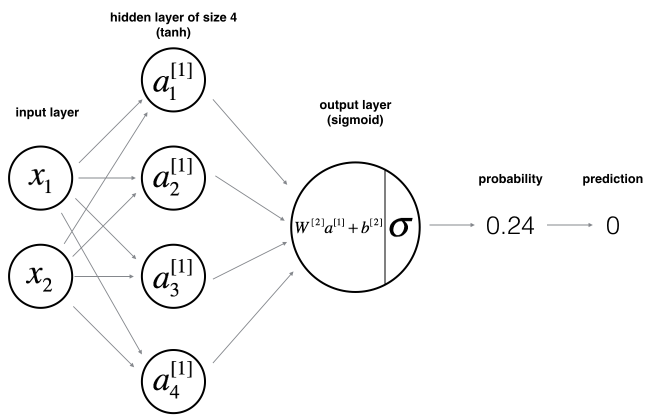
#> input picture machineLearningTheory/myNumpy/one_layer_planar_data_classification/classification_kiank.png, 1298 x 838 px (shown at 1/2 size)
$ python 1_layer_multiple_units_1_output_layer.py
#> lines starting #> are read from the running program, lines starting #| are printed output that depends on the picture
### machineLearningTheory/myNumpy/imageNp.py
"""This module manipulate images in numpy"""

import matplotlib.pyplot as plt
import imageio


def getImageNpArray(imagePath):
    """Get the image as a numpy array

    The image is of shape (Height, Width, Channels)

    Args:
        imagePath: A path to an image

    Returns:
        imageNp: A vector of shape (Height, Width, Channels)
    """
#> called with imagePath = 'classification_kiank.png'

    imageNp = imageio.imread(imagePath)
#> imageNp is the input picture: shape (838, 1298, 4); mean R, G, B, A 247.9, 247.9, 247.9, 255
#| (838, 1298, 4)
#> call 2 of getImageNpArray, with imagePath = 'grad_summary.png'
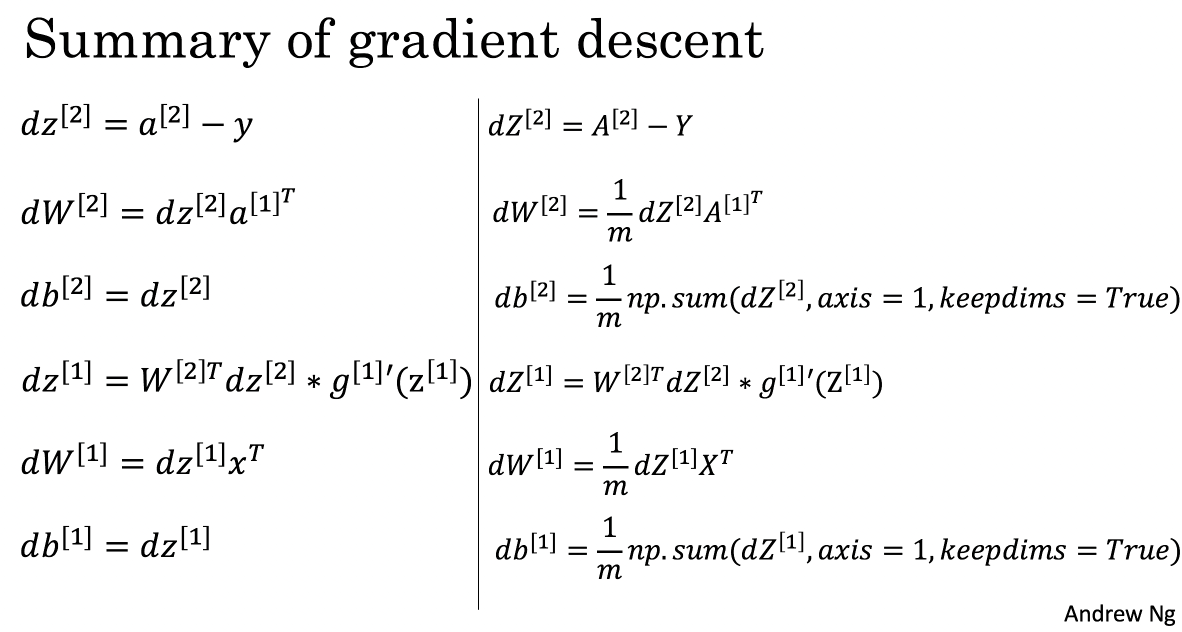
#> input picture machineLearningTheory/myNumpy/one_layer_planar_data_classification/grad_summary.png, 2364 x 1264 px (shown at 1/2 size)
#> in getImageNpArray, imageNp is the input picture: shape (1264, 2364, 4); mean R, G, B, A 244.7, 244.7, 244.7, 255
#> call 3 of getImageNpArray, with imagePath = 'sgd.gif'
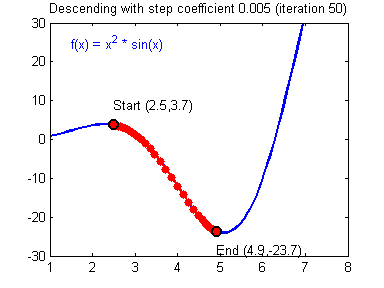
#> input picture machineLearningTheory/myNumpy/one_layer_planar_data_classification/sgd.gif, 384 x 288 px
#> in getImageNpArray, imageNp is the input picture: shape (288, 384, 3); mean R, G, B 246.6, 244.3, 246.3
#> call 4 of getImageNpArray, with imagePath = 'sgd_bad.gif'
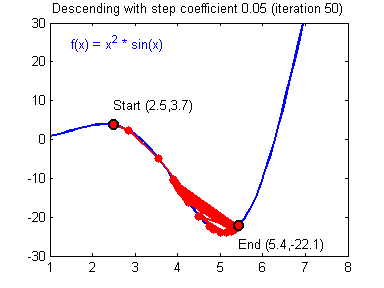
#> input picture machineLearningTheory/myNumpy/one_layer_planar_data_classification/sgd_bad.gif, 384 x 288 px
#> in getImageNpArray, imageNp is the input picture: shape (288, 384, 3); mean R, G, B 246.6, 243.2, 245.3
    return imageNp


def drawImageWithNpArray(imageNp):
    """ Draw the image

    Args:
        imageNp: A np array of an image (Height, Width, Channels)

    Returns:
    """

    plt.imshow(imageNp)
    plt.show()


# [25 lines left out: functions image2vector, imageSet2vectorSet, not called in this run]


# [5 lines that do not run on import are left out]

### machineLearningTheory/myNumpy/one_layer_planar_data_classification/planar_utils.py
#!/usr/bin/env python3
# -*- coding: utf-8 -*-
"""
Created on Sat Mar  9 22:56:21 2019

@author: julien
"""

import matplotlib.pyplot as plt
import numpy as np
import sklearn
import sklearn.datasets
import sklearn.linear_model

def plot_decision_boundary(model, X, y):
    # Set min and max values and give it some padding
    x_min, x_max = X[0, :].min() - 1, X[0, :].max() + 1
    y_min, y_max = X[1, :].min() - 1, X[1, :].max() + 1
    h = 0.01
    # Generate a grid of points with distance h between them
    xx, yy = np.meshgrid(np.arange(x_min, x_max, h), np.arange(y_min, y_max, h))
    # Predict the function value for the whole grid
    Z = model(np.c_[xx.ravel(), yy.ravel()])
    Z = Z.reshape(xx.shape)
    # Plot the contour and training examples
    plt.contourf(xx, yy, Z, cmap=plt.cm.Spectral)
    plt.ylabel('x2')
    plt.xlabel('x1')
    plt.scatter(X[0, :], X[1, :], c=y[0, :], cmap=plt.cm.Spectral)


# [12 lines left out: function sigmoid, not called in this run]

def load_planar_dataset():
    """
    Load a dataset

    Args:

    Returns:
        X:
        Y:
    """
    np.random.seed(1)
    m = 400 # number of examples
    N = int(m/2) # number of points per class
    D = 2 # dimensionality
    X = np.zeros((m,D)) # data matrix where each row is a single example
    Y = np.zeros((m,1), dtype='uint8') # labels vector (0 for red, 1 for blue)
    a = 4 # maximum ray of the flower

    for j in range(2):
        # j=0 then ix=range(0, 200)
        # j=1 then ix=range(200, 400)
        ix = range(N*j,N*(j+1))
        # Return evenly spaced numbers over a specified interval.
        t = np.linspace(j*3.12,(j+1)*3.12,N) + np.random.randn(N)*0.2 # theta
        r = a*np.sin(4*t) + np.random.randn(N)*0.2 # radius
        X[ix] = np.c_[r*np.sin(t), r*np.cos(t)]
        Y[ix] = j

    X = X.T
    Y = Y.T

    return X, Y

# [9 lines left out: function load_extra_datasets, not called in this run]

# [3 lines that do not run on import are left out]

### machineLearningTheory/myNumpy/one_layer_planar_data_classification/testCases_v2.py
#!/usr/bin/env python3
# -*- coding: utf-8 -*-

import numpy as np

# [5 lines left out: function layer_sizes_test_case, not called in this run]

def initialize_parameters_test_case():
    n_x, n_h, n_y = 2, 4, 1
    return n_x, n_h, n_y


# [106 lines left out: functions forward_propagation_test_case, compute_cost_test_case, backward_propagation_test_case, update_parameters_test_case, nn_model_test_case, predict_test_case, not called in this run]

### machineLearningTheory/myNumpy/one_layer_planar_data_classification/1_layer_multiple_units_1_output_layer.py
#!/usr/bin/env python3
# -*- coding: utf-8 -*-
import planar_utils as planarUtils
import testCases_v2 as testCases
import imageNp as imgNp
"""
Created on Fri Mar  8 23:41:21 2019

@author: julien
"""

# Package imports
import numpy as np
import matplotlib.pyplot as plt
import sys
import os
sys.path.append(os.path.abspath('..'))


def layer_sizes(X, Y):
    """
    Arguments:
        X: input dataset of shape (input size, number of examples)
        Y: labels of shape (output size, number of examples)

    Returns:
        n_x: the size of the input layer
        n_h: the size of the hidden layer
        n_y: the size of the output layer
    """

    n_x = X.shape[0]  # size of input layer
    n_y = Y.shape[0]  # size of output layer

    return (n_x, n_y)


def initialize_parameters(n_x, n_h, n_y):
    """
    Args:
        n_x: size of the input layer
        n_h: size of the hidden layer
        n_y: size of the output layer

    Returns:
        params: python dictionary containing your parameters:
                    W1: weight matrix of shape (n_h, n_x)
                    b1: bias vector of shape (n_h, 1)
                    W2: weight matrix of shape (n_y, n_h)
                    b2: bias vector of shape (n_y, 1)
    """

    print("\nWe initialize all the W and b for this new layer")
    print("Size of input Layer is:", n_x)
    print("Size of hidden layer is:", n_h)
    print("Size of output layer is:", n_y)
    print("W1 with an array of shape: (" + str(n_h)+", " + str(n_x)+")")
    print("b1 with an array of shape: (" + str(n_h)+", 1)")
    print("W2 with an array of shape: (" + str(n_y)+", " + str(n_h)+")")
    print("b2 with an array of shape: (" + str(n_y)+", 1)")

    # np.random.seed(2)
    W1 = np.random.randn(n_h, n_x)*0.01
    b1 = np.zeros((n_h, 1))
    W2 = np.random.randn(n_y, n_h)*0.01
    b2 = np.zeros((n_y, 1))

    assert W1.shape == (n_h, n_x)
    assert b1.shape == (n_h, 1)
    assert W2.shape == (n_y, n_h)
    assert b2.shape == (n_y, 1)

    parameters = {"W1": W1,
                  "b1": b1,
                  "W2": W2,
                  "b2": b2}

    return parameters


def nn_model(X, Y, n_h, num_iterations=10000, print_cost=False):
    """
    Args:
        X: dataset of shape (2, number of examples)
        Y: labels of shape (1, number of examples)
        n_h: size of the hidden layer
        num_iterations: Number of iterations in gradient descent loop
        print_cost: if True, print the cost every 1000 iterations

    Returns:
        parameters: parameters learnt by the model. They can then be used to predict.
    """

    np.random.seed(3)
    n_x, n_y = layer_sizes(X, Y)

    # Initialize parameters, then retrieve W1, b1, W2, b2.
    # Inputs: "n_x, n_h, n_y". Outputs = "W1, b1, W2, b2, parameters".
    parameters = initialize_parameters(n_x, n_h, n_y)

    # Loop (gradient descent)
    for i in range(0, num_iterations):
        print("\n##################################")
        print("Training iteration:", i)
        print("##################################")
        # Forward propagation. Inputs: "X, parameters". Outputs: "A2, cache".
        A2, cache = forward_propagation(X, parameters)

        # Cost function. Inputs: "A2, Y, parameters". Outputs: "cost".
        cost = compute_cost(A2, Y, parameters)

        # Backpropagation. Inputs: "parameters, cache, X, Y". Outputs: "grads".
        grads = backward_propagation(parameters, cache, X, Y)

        # Gradient descent parameter update. Inputs: "parameters, grads". Outputs: "parameters".
        parameters = update_parameters(parameters, grads)

        # Print the cost every 1000 iterations
        if print_cost and i % 1000 == 0:
            print("Cost after iteration %i: %f" % (i, cost))

    return parameters


def forward_propagation(X, parameters):
    """
    Args:
        X: input data of size (n_x, m)
        parameters: python dictionary containing your parameters (output of initialization function)

    Returns:
        A2: The sigmoid output of the second activation
        cache: a dictionary containing "Z1", "A1", "Z2" and "A2"
    """
    # Retrieve each parameter from the dictionary "parameters"
    W1 = parameters["W1"]
    b1 = parameters["b1"]
    W2 = parameters["W2"]
    b2 = parameters["b2"]

    # Implement Forward Propagation to calculate A2 (probabilities)
    Z1 = np.dot(W1, X)+b1
    A1 = np.tanh(Z1)
    Z2 = np.dot(W2, A1)+b2
    A2 = sigmoid(Z2)
    print("\n--------Forward propagation------>>")
    print("Z1 = np.dot(W1, X)+b1\tZ1:" + str(Z1.shape) + "=" +
          str(W1.shape) + "dot" + str(X.shape) + "+" + str(b1.shape))
    print("A1 = np.tanh(Z1)\tA1:" + str(A1.shape) +
          "=" + "tanh(" + str(Z1.shape) + ")")
    print("Z2 = np.dot(W2, X)+A1\tZ2:" + str(Z2.shape) + "=" +
          str(W2.shape) + "dot" + str(A1.shape) + "+" + str(b2.shape))
    print("A2 = sigmoid(Z2)\tA2:" + str(A2.shape) +
          "=" + "tanh(" + str(Z2.shape) + ")")

    assert A2.shape == (1, X.shape[1])

    cache = {"Z1": Z1,
             "A1": A1,
             "Z2": Z2,
             "A2": A2}

    return A2, cache


def sigmoid(x):
    """
    Compute the sigmoid of x

    Args:
        x: A scalar or numpy array of any size.

    Returns:
        s: sigmoid(x)
    """

    s = 1/(1+np.exp(-x))

    return s


def backward_propagation(parameters, cache, X, Y):
    """
    Implement the backward propagation using the instructions above.

    Args:
        parameters: python dictionary containing our parameters
        cache: a dictionary containing "Z1", "A1", "Z2" and "A2".
        X: input data of shape (2, number of examples)
        Y: "true" labels vector of shape (1, number of examples)

    Returns:
        grads: python dictionary containing your gradients with respect to different parameters
    """
    m = X.shape[1]

    # First, retrieve W1 and W2 from the dictionary "parameters".
    # W1 = parameters["W1"]
    W2 = parameters["W2"]

    # Retrieve also A1 and A2 from dictionary "cache".
    A1 = cache["A1"]
    A2 = cache["A2"]

    # Backward propagation: calculate dW1, db1, dW2, db2.
    # START CODE HERE ### (≈ 6 lines of code, corresponding to 6 equations on slide above)
    dZ2 = A2-Y
    dW2 = np.dot(dZ2, A1.T)/m
    db2 = np.sum(dZ2, axis=1, keepdims=True)/m
    dZ1 = np.dot(W2.T, dZ2)*(1 - np.power(A1, 2))
    dW1 = np.dot(dZ1, X.T)/m
    db1 = np.sum(dZ1, axis=1, keepdims=True)/m
    print("\n<<-----Backward propagation--------")
    print("dZ2 = A2-Y\t\t\t\t\tdZ2:" + str(dZ2.shape) +
          "=" + str(A2.shape) + "-" + str(Y.shape))
    print("dW2 = np.dot(dZ2, A1.T)/m\t\t\tdW2:" + str(dW2.shape) +
          "=(" + str(dZ2.shape) + "dot" + str(A1.T.shape) + ")/" + str(type(m)))
    print("db2 = np.sum(dZ2, axis=1, keepdims=True)/m\tdb2:" +
          str(db2.shape) + " = sum(" + str(dZ2.shape) + ")/" + str(type(m)))
    print("dZ1 = np.dot(W2.T, dZ2)*(1 - np.power(A1, 2))\tdZ1:" + str(dZ1.shape) +
          "=(" + str(W2.T.shape) + "dot" + str(dZ2.shape) + ") + s(1-" + str(A1.shape) + "^2)")
    print("db1 = np.sum(dZ1, axis=1, keepdims=True)/m\tdb2:" +
          str(db2.shape) + "=sum(" + str(dZ1.shape) + ")")
    print("dW1 = np.dot(dZ1, X.T)/m\t\t\tdW1:" + str(dW1.shape) +
          "= (" + str(dZ1.shape) + "dot" + str(X.T.shape) + ")/" + str(type(m)))

    grads = {"dW1": dW1,
             "db1": db1,
             "dW2": dW2,
             "db2": db2}

    return grads


def compute_cost(A2, Y, parameters):
    """
    Computes the cross-entropy cost given in equation (13)

    Args:
        A2: The sigmoid output of the second activation, of shape (1, number of examples)
        Y: "true" labels vector of shape (1, number of examples)
        parameters: python dictionary containing your parameters W1, b1, W2 and b2

    Returns:
        cost: cross-entropy cost given equation (13)
    """

    m = Y.shape[1]  # number of example

    # Compute the cross-entropy cost
    logprobs = np.multiply(np.log(A2), Y) + \
        np.multiply((1 - Y), np.log(1 - A2))
    print("\n<<-----Compute cost-------->>")
    print("logprobs = np.multiply(np.log(A2), Y) + np.multiply((1 - Y), np.log(1 - A2))")
    print("\tlogprobs:" + str(logprobs.shape) + " = (log(" + str(A2.shape) + ")*" +
          str(Y.shape) + "((1-" + str(Y.shape)+")*log(1-" + str(A2.shape) + ")")
    cost = -np.sum(logprobs)/m
    print("cost = -np.sum(logprobs)/m\tcost:" + str(type(cost)) +
          " = -sum(" + str(logprobs.shape)+")/" + str(type(m)))
    cost = np.squeeze(cost)
    print("cost = np.squeeze(cost)\t\tcost:" +
          str(type(cost))+" = squeeze(" + str(type(cost))+")")

    # makes sure cost is the dimension we expect.
    # E.g., turns [[17]] into 17
    assert isinstance(cost, float)

    return cost


def update_parameters(parameters, grads, learning_rate=1.2):
    """
    Updates parameters using the gradient descent update rule

    Args:
        parameters: python dictionary containing your parameters
        grads: python dictionary containing your gradients

    Returns:
        parameters: python dictionary containing your updated parameters
    """
    # Retrieve each parameter from the dictionary "parameters"
    W1 = parameters["W1"]
    b1 = parameters["b1"]
    W2 = parameters["W2"]
    b2 = parameters["b2"]

    # Retrieve each gradient from the dictionary "grads"
    dW1 = grads["dW1"]
    db1 = grads["db1"]
    dW2 = grads["dW2"]
    db2 = grads["db2"]

    # Update rule for each parameter
    W1 = W1-(learning_rate*dW1)
    b1 = b1-(learning_rate*db1)
    W2 = W2-(learning_rate*dW2)
    b2 = b2-(learning_rate*db2)
    print("\n<<-----Update parameters-------->>")
    print("W1 = W1-(learning_rate*dW1)\tW1:" + str(W1.shape) +
          "-(" + str(learning_rate)+"*" + str(dW1.shape)+")")
    print("b1 = b1-(learning_rate*db1)\tb1:" + str(b1.shape) +
          "-(" + str(learning_rate)+"*" + str(db1.shape)+")")
    print("W2 = W2-(learning_rate*dW2)\tW2:" + str(W2.shape) +
          "-(" + str(learning_rate)+"*" + str(dW2.shape)+")")
    print("b2 = b2-(learning_rate*db2)\tb2:" + str(b2.shape) +
          "-(" + str(learning_rate)+"*" + str(b2.shape)+")")

    parameters = {"W1": W1,
                  "b1": b1,
                  "W2": W2,
                  "b2": b2}

    return parameters


def predict(parameters, X):
    """
    Using the learned parameters, predicts a class for each example in X

    Args:
        parameters: python dictionary containing your parameters
        X: input data of size (n_x, m)

    Returns
        predictions: vector of predictions of our model (red: 0 / blue: 1)
    """

    # Computes probabilities using forward propagation,
    # and classifies to 0/1 using 0.5 as the threshold.
    A2, _ = forward_propagation(X, parameters)
    predictions = np.round(A2)

    return predictions


if __name__ == '__main__':
    """
        We have 2 input features: x1, x2 and 400 samples
        So X.shape=(2, 400) and Y.shape=(1,400)
    Args:

    Returns:
        params: python dictionary containing your parameters:
                    W1: weight matrix of shape (n_h, n_x)
                    b1: bias vector of shape (n_h, 1)
                    W2: weight matrix of shape (n_y, n_h)
                    b2: bias vector of shape (n_y, 1)
    """

    np.random.seed(1)  # set a seed so that the results are consistent
    imageNp = imgNp.getImageNpArray('classification_kiank.png')
    print(imageNp.shape)
    imgNp.drawImageWithNpArray(imageNp)

    imageNp = imgNp.getImageNpArray('grad_summary.png')
    imgNp.drawImageWithNpArray(imageNp)

    imageNp = imgNp.getImageNpArray('sgd.gif')
    imgNp.drawImageWithNpArray(imageNp)

    imageNp = imgNp.getImageNpArray('sgd_bad.gif')
    imgNp.drawImageWithNpArray(imageNp)

    X, Y = planarUtils.load_planar_dataset()
    n_x, n_h, n_y = testCases.initialize_parameters_test_case()

    try:
        print("layer 1 is the first layer, it inputs X (x1 and x2) and outputs A1.")
        print("layer 2 is the output layer, it inputs A1 and outputs A2")
        n_h = int(input('Give me the number of hiddent units for the layer 1:'))
#> the answer given: 1
        num_iterations = int(input('Give me the number of iterations:'))
#> the answer given: 3
    except ValueError:
        print("This is not a number.")
        quit()

    print("\n------------Start------------")
    print("We have", len(X), "input features and", len(X[0]), "data samples")
    print("So X.shape=", X.shape, "and Y.shape=", Y.shape)

    plt.figure(figsize=(16, 32))
    # hidden_layer_sizes = [1, 2, 3, 4, 5, 20, 50]
    # for i, n_h in enumerate(hidden_layer_sizes):

    parameters = nn_model(X, Y, n_h, num_iterations)
    plt.subplot(5, 2, 1)
    plt.title('Hidden Layer of size %d with %d iterations' %
              (n_h, num_iterations))

    planarUtils.plot_decision_boundary(
        lambda x: predict(parameters, x.T), X, Y)
    print("\n==================================")
    print("Predict")
    print("==================================")
    predictions = predict(parameters, X)

    print("\nCalculate accuracy")
    print("accuracy = float((np.dot(Y, predictions.T) + np.dot(1-Y, 1-predictions.T))/float(Y.size)*100)")
    accuracy = float((np.dot(Y, predictions.T) +
                      np.dot(1-Y, 1-predictions.T))/float(Y.size)*100)
    print("\nAccuracy for {} hidden units: {} %".format(n_h, accuracy))
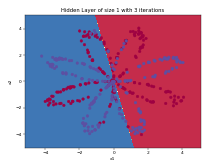
#> figure drawn by matplotlib, 1 panel
